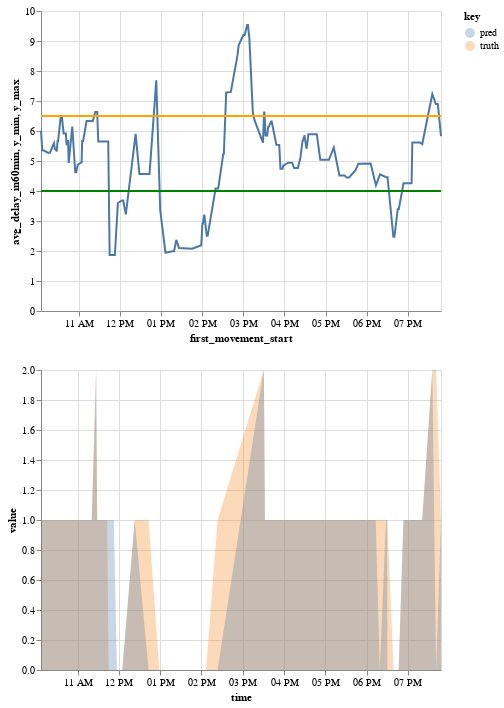

The cell this chart's notebook holds for it:
### Code cell
def display_predvstruth(
    feature_columns, continuous_col, target_column, sample_df, query, clf0to30
):
    datachart = sample_df[
        [
            "first_movement_start",
            "avg_delay_30min",
            "avg_delay_in30min",
            "avg_delay_in30min_cat",
            "avg_delay_in60min",
            "avg_delay_in60min_cat",
        ]
    ]
    next_delay_chart = (
        alt.Chart(datachart)
        .mark_line()
        .encode(x="first_movement_start:T", y=continuous_col)
    )

    lower_th_chart = (
        alt.Chart(datachart)
        .mark_rule(color="green")
        .encode(y="y_min:Q")
        .transform_calculate(y_min="4")
    )
    higher_th_chart = (
        alt.Chart(datachart)
        .mark_rule(color="orange")
        .encode(y="y_max:Q")
        .transform_calculate(y_max="6.5")
    )
    next_delay_andth_chart = next_delay_chart + lower_th_chart + higher_th_chart

    flight_df = sample_df.query(query)[
        feature_columns + [target_column, "first_movement_start"]
    ].dropna()
    data_df = flight_df[feature_columns + [target_column]]
    input_df = data_df[feature_columns]
    target_df = data_df[[target_column]]

    predicted = clf0to30.predict(input_df)

    res_comp_df = pd.DataFrame(
        {
            "time": flight_df.first_movement_start,
            "truth": flight_df[target_column].values,
            "pred": predicted,
        }
    )

    predVStruth_chart = (
        alt.Chart(res_comp_df)
        .mark_area(opacity=0.3)
        .transform_fold(["truth", "pred"])
        .encode(
            x="time:T",
            y=alt.Y("value:Q", stack=False),
            color="key:N",
            tooltip=["value:Q", "key:N"],
        )
    )
    return (next_delay_andth_chart & predVStruth_chart).resolve_scale(y="independent")


sample_df = dep_arr_df.query(
    "mvt_type=='DEP' & '2019-10-01 10:00:00+00:00'<first_movement_start<='2019-10-01 20:00:00+00:00'"
)
feature_columns = all_no_na_cols_0
target_column = "avg_delay_in60min_cat"
continuous_col = "avg_delay_in60min"
query = "parking_position==parking_position"

display_predvstruth(
    feature_columns, continuous_col, target_column, sample_df, query, clf30to60
)

### Figure 1 — Vega-Lite specification as saved in the notebook (floating-point values rounded to 4 significant figures; data arrays with more than 128 entries replaced by an {"elided": "..."} marker saying what was removed)
{"config": {"view": {"continuousWidth": 400, "continuousHeight": 300}}, "vconcat": [{"layer": [{"mark": "line", "encoding": {"x": {"type": "temporal", "field": "first_movement_start"}, "y": {"type": "quantitative", "field": "avg_delay_in60min"}}}, {"mark": {"type": "rule", "color": "green"}, "encoding": {"y": {"type": "quantitative", "field": "y_min"}}, "transform": [{"calculate": "4", "as": "y_min"}]}, {"mark": {"type": "rule", "color": "orange"}, "encoding": {"y": {"type": "quantitative", "field": "y_max"}}, "transform": [{"calculate": "6.5", "as": "y_max"}]}], "data": {"name": "data-edba5bf71b03a453ebbe8b097b37a37f"}}, {"data": {"name": "data-0e993d5027b96bc2138e5655a3eeff4c"}, "mark": {"type": "area", "opacity": 0.3}, "encoding": {"color": {"type": "nominal", "field": "key"}, "tooltip": [{"type": "quantitative", "field": "value"}, {"type": "nominal", "field": "key"}], "x": {"type": "temporal", "field": "time"}, "y": {"type": "quantitative", "field": "value", "stack": false}}, "transform": [{"fold": ["truth", "pred"]}]}], "resolve": {"scale": {"y": "independent"}}, "$schema": "https://vega.github.io/schema/vega-lite/v4.8.1.json", "datasets": {"data-edba5bf71b03a453ebbe8b097b37a37f": {"elided": "185 records"}, "data-0e993d5027b96bc2138e5655a3eeff4c": [{"time": "2019-10-01T10:06:56+00:00", "truth": 1.0, "pred": 1.0}, {"time": "2019-10-01T10:15:16+00:00", "truth": 1.0, "pred": 1.0}, {"time": "2019-10-01T10:16:21+00:00", "truth": 1.0, "pred": 1.0}, {"time": "2019-10-01T10:25:18+00:00", "truth": 1.0, "pred": 1.0}, {"time": "2019-10-01T10:25:38+00:00", "truth": 1.0, "pred": 1.0}, {"time": "2019-10-01T10:29:16+00:00", "truth": 1.0, "pred": 1.0}, {"time": "2019-10-01T10:30:03+00:00", "truth": 1.0, "pred": 1.0}, {"time": "2019-10-01T10:35:41+00:00", "truth": 1.0, "pred": 1.0}, {"time": "2019-10-01T10:38:06+00:00", "truth": 1.0, "pred": 1.0}, {"time": "2019-10-01T10:41:21+00:00", "truth": 1.0, "pred": 1.0}, {"time": "2019-10-01T10:42:24+00:00", "truth": 1.0, "pred": 1.0}, {"time": "2019-10-01T10:45:31+00:00", "truth": 1.0, "pred": 1.0}, {"time": "2019-10-01T11:04:11+00:00", "truth": 1.0, "pred": 1.0}, {"time": "2019-10-01T11:05:06+00:00", "truth": 1.0, "pred": 1.0}, {"time": "2019-10-01T11:06:32+00:00", "truth": 1.0, "pred": 1.0}, {"time": "2019-10-01T11:11:31+00:00", "truth": 1.0, "pred": 1.0}, {"time": "2019-10-01T11:12:26+00:00", "truth": 1.0, "pred": 1.0}, {"time": "2019-10-01T11:20:36+00:00", "truth": 1.0, "pred": 1.0}, {"time": "2019-10-01T11:27:01+00:00", "truth": 2.0, "pred": 2.0}, {"time": "2019-10-01T11:28:36+00:00", "truth": 1.0, "pred": 1.0}, {"time": "2019-10-01T11:32:11+00:00", "truth": 1.0, "pred": 1.0}, {"time": "2019-10-01T11:36:56+00:00", "truth": 1.0, "pred": 1.0}, {"time": "2019-10-01T11:41:46+00:00", "truth": 1.0, "pred": 1.0}, {"time": "2019-10-01T11:41:51+00:00", "truth": 1.0, "pred": 1.0}, {"time": "2019-10-01T11:43:06+00:00", "truth": 1.0, "pred": 1.0}, {"time": "2019-10-01T11:45:11+00:00", "truth": 0.0, "pred": 1.0}, {"time": "2019-10-01T11:52:46+00:00", "truth": 0.0, "pred": 1.0}, {"time": "2019-10-01T11:57:11+00:00", "truth": 0.0, "pred": 0.0}, {"time": "2019-10-01T12:05:01+00:00", "truth": 0.0, "pred": 0.0}, {"time": "2019-10-01T12:23:01+00:00", "truth": 1.0, "pred": 1.0}, {"time": "2019-10-01T12:43:16+00:00", "truth": 1.0, "pred": 0.0}, {"time": "2019-10-01T12:58:51+00:00", "truth": 0.0, "pred": 0.0}, {"time": "2019-10-01T13:06:32+00:00", "truth": 0.0, "pred": 0.0}, {"time": "2019-10-01T13:17:06+00:00", "truth": 0.0, "pred": 0.0}, {"time": "2019-10-01T13:19:06+00:00", "truth": 0.0, "pred": 0.0}, {"time": "2019-10-01T13:22:16+00:00", "truth": 0.0, "pred": 0.0}, {"time": "2019-10-01T13:26:11+00:00", "truth": 0.0, "pred": 0.0}, {"time": "2019-10-01T13:58:41+00:00", "truth": 0.0, "pred": 0.0}, {"time": "2019-10-01T14:00:53+00:00", "truth": 0.0, "pred": 0.0}, {"time": "2019-10-01T14:06:42+00:00", "truth": 0.0, "pred": 0.0}, {"time": "2019-10-01T14:23:26+00:00", "truth": 1.0, "pred": 0.0}, {"time": "2019-10-01T15:30:31+00:00", "truth": 2.0, "pred": 2.0}, {"time": "2019-10-01T15:30:46+00:00", "truth": 2.0, "pred": 2.0}, {"time": "2019-10-01T15:32:21+00:00", "truth": 1.0, "pred": 1.0}, {"time": "2019-10-01T15:36:11+00:00", "truth": 1.0, "pred": 1.0}, {"time": "2019-10-01T15:40:32+00:00", "truth": 1.0, "pred": 1.0}, {"time": "2019-10-01T15:48:46+00:00", "truth": 1.0, "pred": 1.0}, {"time": "2019-10-01T15:52:21+00:00", "truth": 1.0, "pred": 1.0}, {"time": "2019-10-01T15:54:06+00:00", "truth": 1.0, "pred": 1.0}, {"time": "2019-10-01T15:58:11+00:00", "truth": 1.0, "pred": 1.0}, {"time": "2019-10-01T15:58:52+00:00", "truth": 1.0, "pred": 1.0}, {"time": "2019-10-01T15:58:52+00:00", "truth": 1.0, "pred": 1.0}, {"time": "2019-10-01T15:58:52+00:00", "truth": 1.0, "pred": 1.0}, {"time": "2019-10-01T15:58:52+00:00", "truth": 1.0, "pred": 1.0}, {"time": "2019-10-01T16:10:31+00:00", "truth": 1.0, "pred": 1.0}, {"time": "2019-10-01T16:11:11+00:00", "truth": 1.0, "pred": 1.0}, {"time": "2019-10-01T16:14:01+00:00", "truth": 1.0, "pred": 1.0}, {"time": "2019-10-01T16:17:21+00:00", "truth": 1.0, "pred": 1.0}, {"time": "2019-10-01T16:26:11+00:00", "truth": 1.0, "pred": 1.0}, {"time": "2019-10-01T16:32:11+00:00", "truth": 1.0, "pred": 1.0}, {"time": "2019-10-01T16:34:49+00:00", "truth": 1.0, "pred": 1.0}, {"time": "2019-10-01T16:42:36+00:00", "truth": 1.0, "pred": 1.0}, {"time": "2019-10-01T16:52:08+00:00", "truth": 1.0, "pred": 1.0}, {"time": "2019-10-01T16:53:16+00:00", "truth": 1.0, "pred": 1.0}, {"time": "2019-10-01T16:58:04+00:00", "truth": 1.0, "pred": 1.0}, {"time": "2019-10-01T17:01:32+00:00", "truth": 1.0, "pred": 1.0}, {"time": "2019-10-01T17:04:41+00:00", "truth": 1.0, "pred": 1.0}, {"time": "2019-10-01T17:11:51+00:00", "truth": 1.0, "pred": 1.0}, {"time": "2019-10-01T17:23:46+00:00", "truth": 1.0, "pred": 1.0}, {"time": "2019-10-01T17:26:56+00:00", "truth": 1.0, "pred": 1.0}, {"time": "2019-10-01T17:27:37+00:00", "truth": 1.0, "pred": 1.0}, {"time": "2019-10-01T17:30:36+00:00", "truth": 1.0, "pred": 1.0}, {"time": "2019-10-01T17:34:11+00:00", "truth": 1.0, "pred": 1.0}, {"time": "2019-10-01T17:43:31+00:00", "truth": 1.0, "pred": 1.0}, {"time": "2019-10-01T17:47:41+00:00", "truth": 1.0, "pred": 1.0}, {"time": "2019-10-01T18:13:16+00:00", "truth": 1.0, "pred": 1.0}, {"time": "2019-10-01T18:19:11+00:00", "truth": 1.0, "pred": 0.0}, {"time": "2019-10-01T18:28:11+00:00", "truth": 1.0, "pred": 1.0}, {"time": "2019-10-01T18:29:51+00:00", "truth": 1.0, "pred": 1.0}, {"time": "2019-10-01T18:30:11+00:00", "truth": 1.0, "pred": 0.0}, {"time": "2019-10-01T18:39:06+00:00", "truth": 0.0, "pred": 0.0}, {"time": "2019-10-01T18:45:01+00:00", "truth": 0.0, "pred": 0.0}, {"time": "2019-10-01T18:46:32+00:00", "truth": 0.0, "pred": 0.0}, {"time": "2019-10-01T18:53:32+00:00", "truth": 1.0, "pred": 1.0}, {"time": "2019-10-01T18:55:46+00:00", "truth": 1.0, "pred": 1.0}, {"time": "2019-10-01T19:06:16+00:00", "truth": 1.0, "pred": 1.0}, {"time": "2019-10-01T19:10:16+00:00", "truth": 1.0, "pred": 1.0}, {"time": "2019-10-01T19:11:46+00:00", "truth": 1.0, "pred": 1.0}, {"time": "2019-10-01T19:15:41+00:00", "truth": 1.0, "pred": 1.0}, {"time": "2019-10-01T19:17:06+00:00", "truth": 1.0, "pred": 1.0}, {"time": "2019-10-01T19:20:46+00:00", "truth": 1.0, "pred": 1.0}, {"time": "2019-10-01T19:35:26+00:00", "truth": 2.0, "pred": 2.0}, {"time": "2019-10-01T19:41:06+00:00", "truth": 2.0, "pred": 0.0}, {"time": "2019-10-01T19:48:06+00:00", "truth": 1.0, "pred": 1.0}]}}
